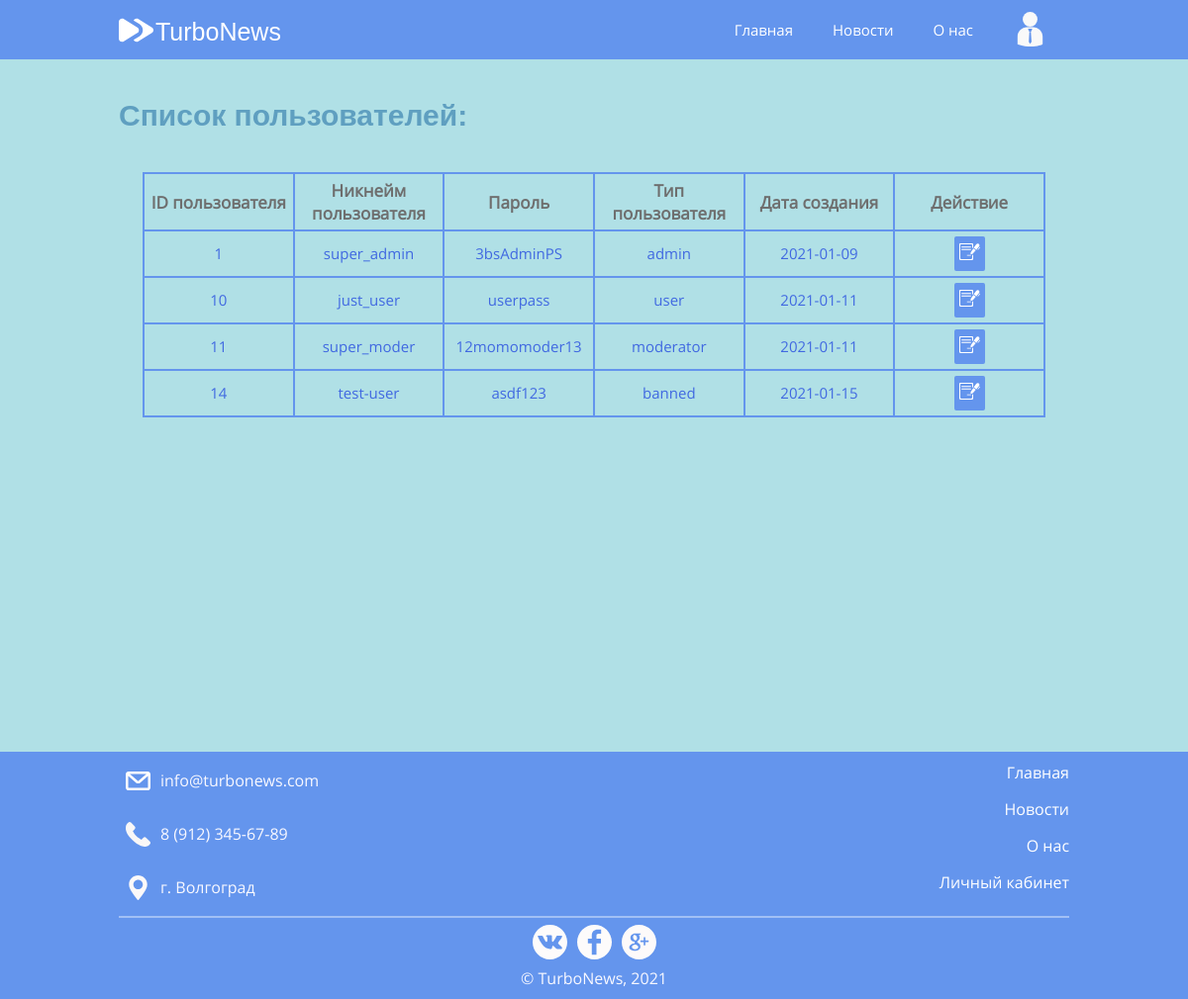
The page /index.php?page=userList (signed in) on the database its author committed.
### tables this page shows
CREATE TABLE `user_list` (
  `user_id` int(11) NOT NULL,
  `user_name` varchar(50) NOT NULL,
  `user_password` varchar(50) NOT NULL,
  `user_image` mediumtext DEFAULT NULL,
  `user_type` varchar(50) NOT NULL,
  `user_date` date NOT NULL,
  `user_info` mediumtext DEFAULT NULL
);

### pages/adminUserList.php (the view, shortened to what this page needs)
<?php
	require_once 'connection.php';
	$adminUserListConnect = mysqli_connect($hostname, $username, $password, $database)
		or die("Error" . mysqli_error($adminUserListConnect));
	mysqli_set_charset($adminUserListConnect, 'utf-8');
?>
	<h1 id="userListTitle">Список пользователей:</h1>
<?php
	$currentSessionUser = $_SESSION['user-log-id'];
	$chekIsAdminKey = 0;
	$userListTypeQuery = "SELECT * FROM user_list";
	$userListTypeLoad = mysqli_query($adminUserListConnect, $userListTypeQuery)
		or die("Error" . mysqli_error($adminUserListConnect));
	if($userListTypeLoad) {
		while($userListLoadType = mysqli_fetch_array($userListTypeLoad)) {
			if($currentSessionUser == $userListLoadType['user_id'] && $userListLoadType['user_type'] == 'admin') {
				$chekIsAdminKey = 1;
			}
		}
	}
	if($chekIsAdminKey !=1) {
		?>
			<h1 id="userListTitle">Страница предназначена только для администрации сайта!</h1>
			<a href="/" id="errorGoMain">Вернуться на главную</a>
		<?php
	} else {
		$userListInfoQuery = "SELECT * FROM user_list";
		$userListInfoLoad = mysqli_query($adminUserListConnect, $userListInfoQuery)
			or die("Error" . mysqli_error($adminUserListConnect));
		?>
		<div id="adminUserListTable">
			<table class="userListTable">
				<tr>
					<th>ID пользователя</th>
					<th>Никнейм пользователя</th>
					<th>Пароль</th>
					<th>Тип пользователя</th>
					<th>Дата создания</th>
					<th>Действие</th>
				</tr>
				<?php
				if($userListInfoLoad) {
					while($userListLoadInfo = mysqli_fetch_array($userListInfoLoad)) {
						?>
							<tr>
								<td><?php echo $userListLoadInfo['user_id']; ?></td>
								<td><?php echo $userListLoadInfo['user_name']; ?></td>
								<td><?php echo $userListLoadInfo['user_password']; ?></td>
								<td><?php echo $userListLoadInfo['user_type']; ?></td>
								<td><?php echo $userListLoadInfo['user_date']; ?></td>
								<td><a href="index.php?page=updateUserType&userID=<?php echo $userListLoadInfo['user_id']; ?>" class="userListActionButton"><img src="../images/upd-but.svg"></a></td>
							</tr>
					<?php
				}
			} ?>
			</table>
		</div>
	<?php
	}
?>

### styles/site.css (style rules this page uses)
body, html { padding: 0; margin: 0; color: #F8F8FF; font-family: "OpenSans", sans-serif; background-color: #B0E0E6; }
#userListTitle { font-family: Exo, sans-serif; font-size: 30px; margin-top: 30px; text-align: left; color: #5F9FC0; margin-bottom: 40px; }
.userListTable { border-collapse: collapse; margin: auto; width: 95%; table-layout: fixed; }
.userListTable th { font-size: 17px; color: #6e6e6e; font-family: "OpenSans", sans-serif; border: 2px solid #6495ED; border-radius: 2px 2px 2px 2px; text-align: center; padding: 5px; }
.userListTable td { font-size: 15px; color: #4169E1; font-family: "OpenSans", sans-serif; border: 2px solid #6495ED; border-radius: 2px 2px 2px 2px; text-align: center; padding: 5px; }
.userListActionButton { border-radius: 2px 2px 2px 2px; background-color: #6495ED; border: none; color: #fff; padding: 5px 5px; display: inline-block; width: 15%; }
.userListActionButton img { width: 100%; height: 100%; }

### rows shown on the page
user_list: user_id "1", user_name "super_admin", user_password "3bsAdminPS", user_type "admin", user_date "2021-01-09"
user_list: user_id "10", user_name "just_user", user_password "userpass", user_type "user", user_date "2021-01-11"
user_list: user_id "11", user_name "super_moder", user_password "12momomoder13", user_type "moderator", user_date "2021-01-11"
user_list: user_id "14", user_name "test-user", user_password "asdf123", user_type "banned", user_date "2021-01-15"
